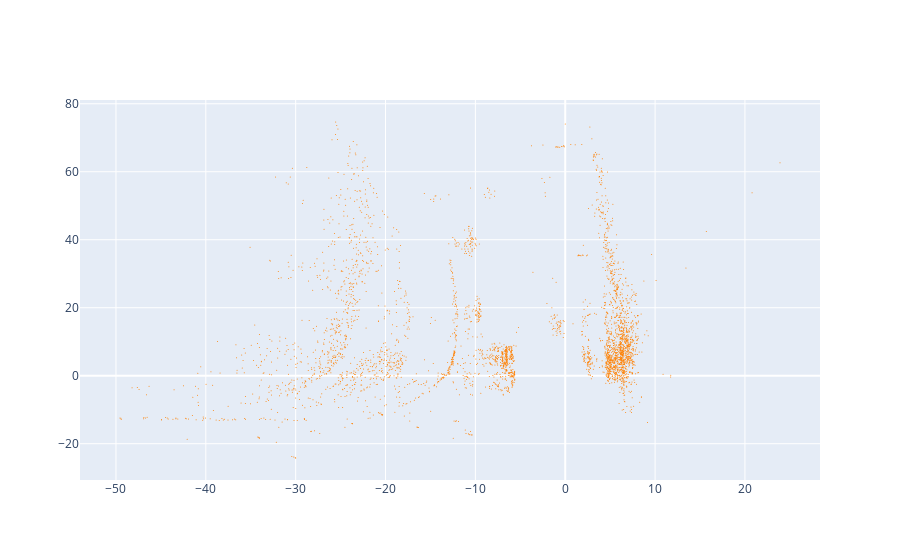

Notebook code cell kept with this figure:
### Code cell
import plotly.graph_objects as go

trace1 = go.Scatter(
    x=pc_mod['x_mod'],
    y=pc_mod['y_mod'],
    mode='markers',
    marker=dict(color='rgb(255, 128, 2)', size=1),
    text=pc_mod['label_id'],
)
data = [trace1]
fig = go.Figure(data=data)
fig.show()

### Figure 1 — Plotly figure (JSON) as saved in the notebook; plotly's stock layout.template omitted (floating-point values rounded to 4 significant figures; data arrays with more than 128 entries replaced by an {"elided": "..."} marker saying what was removed)
{"data": [{"marker": {"color": "rgb(255, 128, 2)", "size": 1}, "mode": "markers", "text": {"elided": "3571 int values"}, "type": "scatter", "x": {"elided": "3571 float values"}, "y": {"elided": "3571 float values"}}], "layout": {}}
